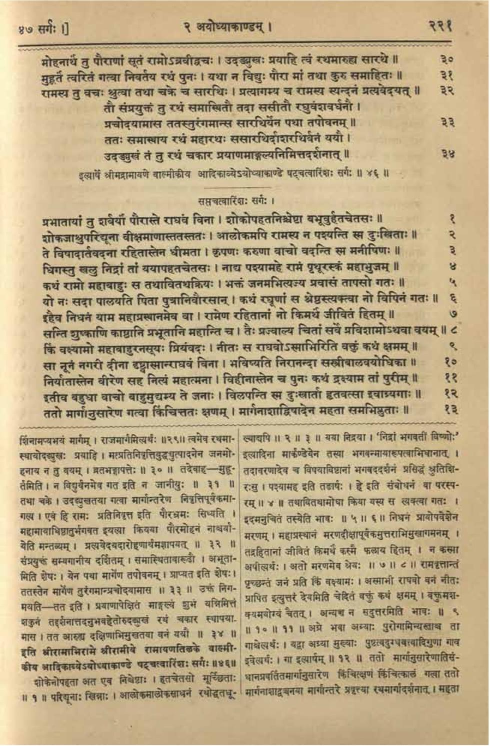
#> input picture Format-2/9037_0255.jpg, 979 x 1492 px (shown at 1/2 size)
$ python split_image.py   (older library calls are emulated)
#> lines starting #> are read from the running program, lines starting #| are printed output that depends on the picture; after the words box and inside, x2 and y2 are one past the last pixel; in counts of white or black regions, pixels touching at a corner belong together
# [52 lines of commented-out code are left out]


import cv2
import numpy as np

# Load image, grayscale, Gaussian blur, Otsu's threshold
image = cv2.imread(r'Format-2/9037_0255.jpg')
#> image is the input picture: shape (1492, 979, 3); mean B, G, R 135.4, 169.9, 187.6
#image = cv2.imread(r'Format-2/IMG-20230212-WA0008_1_1.jpg')
gray = cv2.cvtColor(image, cv2.COLOR_BGR2GRAY)
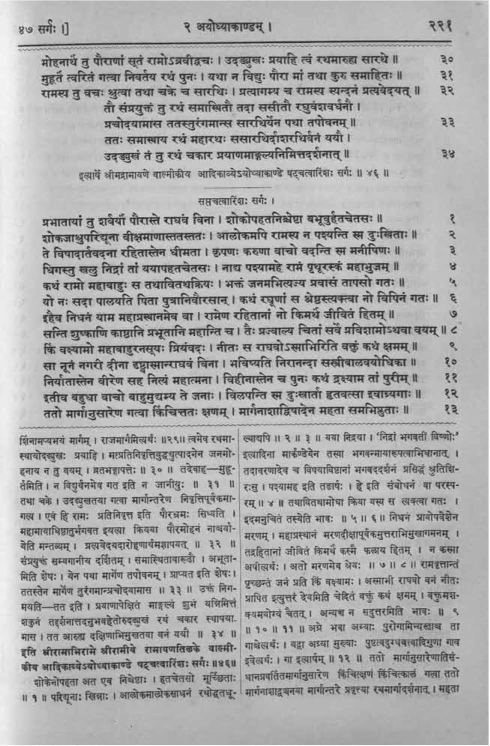
#> gray: shape (1492, 979) (shown at 1/2 size); min 3, max 254, mean 171.3
blur = cv2.GaussianBlur(gray, (7,7), 0)
thresh = cv2.threshold(blur, 0, 255, cv2.THRESH_BINARY_INV + cv2.THRESH_OTSU)[1]
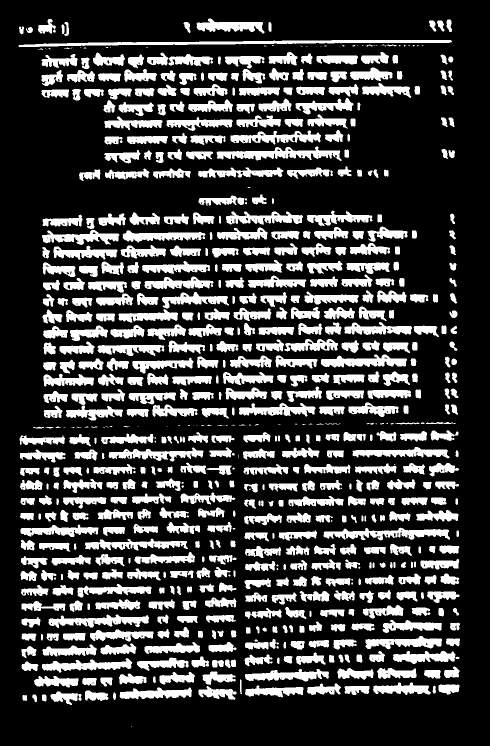
#> thresh: shape (1492, 979) (shown at 1/2 size); 24.5% white; 695 white regions (92 under 20 px), largest, box (x1, y1, x2, y2) and area: (37, 80, 904, 94) 5082, (433, 293, 683, 322) 3494, (647, 1055, 900, 1081) 3300

# Create rectangular structuring element and dilate
kernel = cv2.getStructuringElement(cv2.MORPH_RECT, (5,5))
dilate = cv2.dilate(thresh, kernel, iterations=4)
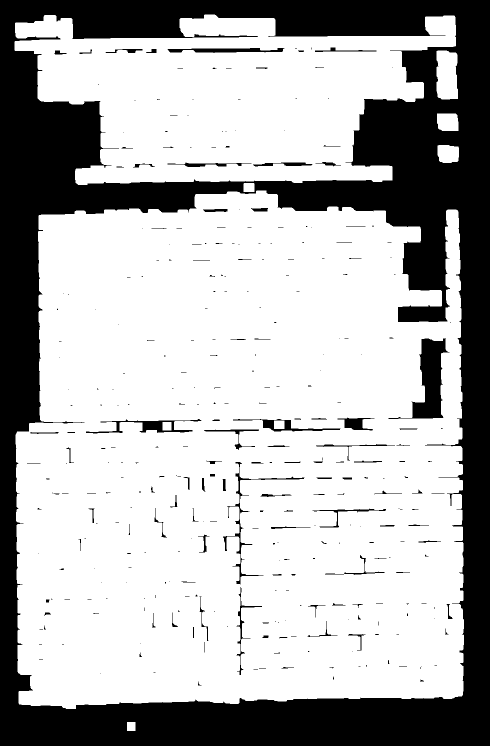
#> dilate: shape (1492, 979) (shown at 1/2 size); 69.9% white; 329 black regions (222 under 20 px)

# Find contours and draw rectangle
cnts = cv2.findContours(dilate, cv2.RETR_EXTERNAL, cv2.CHAIN_APPROX_SIMPLE)
#> cnts = 7 contours; box (x1, y1, x2, y2) and area: (31, 381, 928, 1418) 838790, (29, 29, 912, 370) 196491, (873, 101, 916, 199) 3710, (874, 227, 917, 262) 1351, (875, 290, 918, 326) 1328, (487, 366, 509, 384) 356, (254, 1444, 271, 1462) 272
cnts = cnts[0] if len(cnts) == 2 else cnts[1]

count = 1
for c in cnts:
    x,y,w,h = cv2.boundingRect(c)
    print(x,y,w,h)
    #cv2.rectangle(image, (x, y), (x + w, y + h), (36,255,12), 2)
    cropped = image[y:(y+h), x:(x+w)]
    #cv2.imshow("cropped", cropped)
    cv2.imwrite(f'Format-2/9037_0255_x{count}.jpg',cropped)
    count += 1
#> this loop made 7 passes
#> (x, y, w, h) on passes 2 to 7: (31, 381, 897, 1037), (487, 366, 22, 18), (875, 290, 43, 36), (874, 227, 43, 35), (873, 101, 43, 98), (29, 29, 883, 341)
#> (c, x, y, w, h) on pass 1: ([[254, 1444], [254, 1461], [270, 1461], [270, 1444]], 254, 1444, 17, 18)
#| 254 1444 17 18
#| 31 381 897 1037
#| 487 366 22 18
#| 875 290 43 36
#| 874 227 43 35
#| 873 101 43 98
#| 29 29 883 341
#> pass 2, `cropped = image[y:(y+h), x:(x+w)]`:
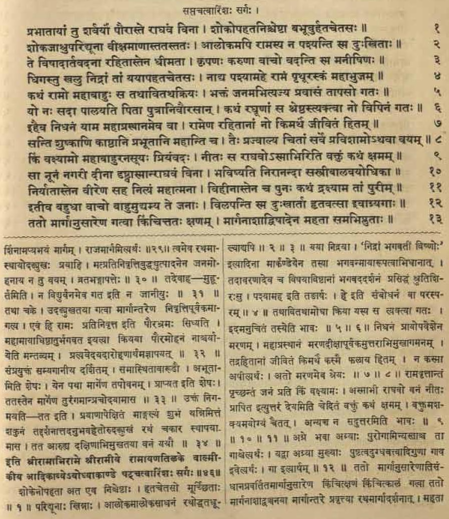
#> cropped: shape (1037, 897, 3) (shown at 1/2 size); mean B, G, R 131.7, 164.9, 180.7
#> after the loop, count = 8

# [27 lines of commented-out code are left out]

$ run again, with Format-2/IMG-20230212-WA0008_1_1.jpg copied over Format-2/9037_0255.jpg
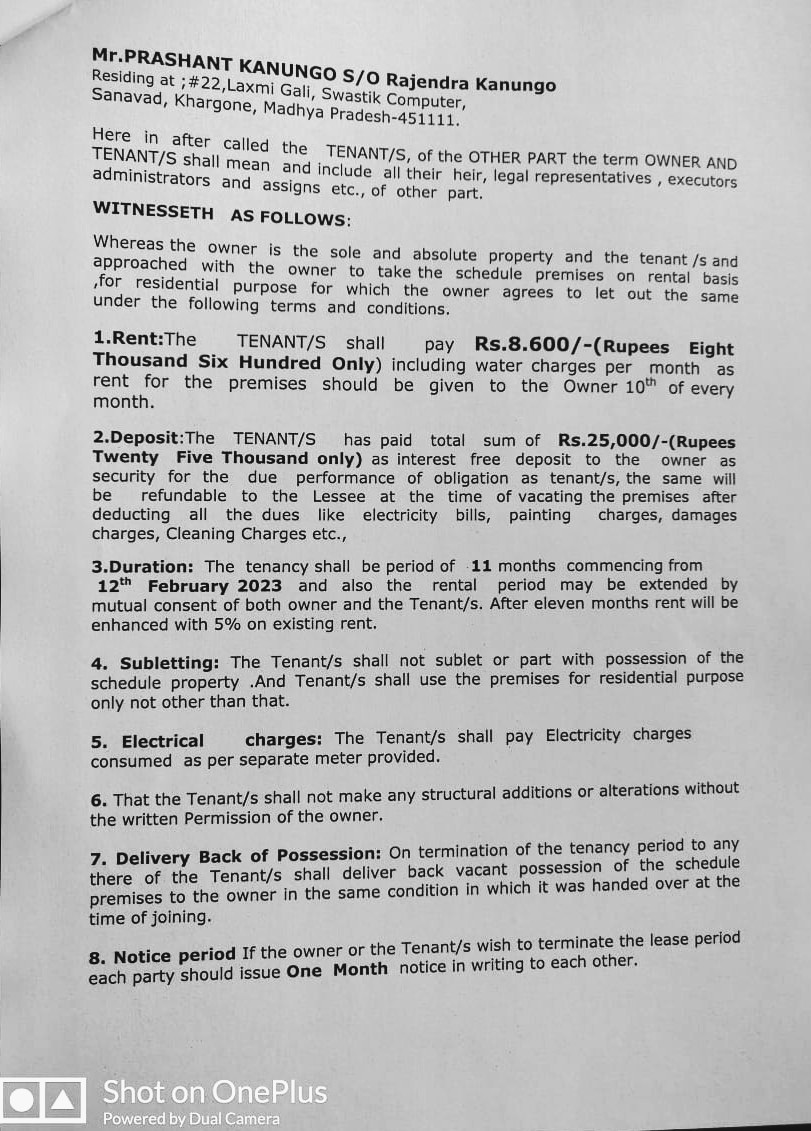
#> input picture Format-2/IMG-20230212-WA0008_1_1.jpg, 811 x 1131 px
#> image is the input picture: shape (1131, 811, 3); min 3, max 255, mean 186.6
#> `thresh = cv2.threshold(blur, 0, 255, cv2.THRESH_BINARY_INV + cv2.THRES..`:
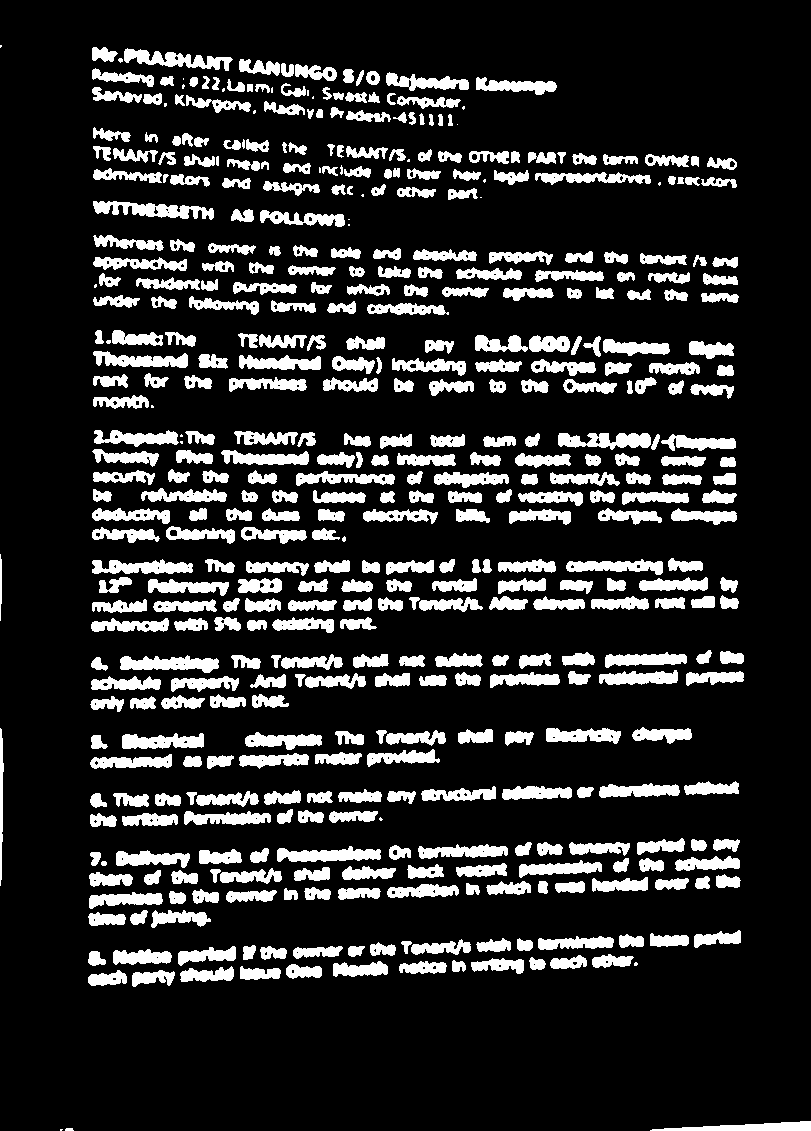
#> thresh: shape (1131, 811); 16.5% white; 468 white regions (29 under 20 px), largest, box (x1, y1, x2, y2) and area: (93, 201, 214, 220) 1211, (124, 48, 233, 71) 1130, (120, 655, 219, 673) 1126
#> dilate: shape (1131, 811); 50.6% white; 13 black regions (3 under 20 px)
#> cnts = 16 contours; largest, box (x1, y1, x2, y2) and area: (83, 422, 747, 641) 120832, (85, 227, 747, 323) 48322, (80, 830, 749, 936) 47088, (85, 322, 742, 417) 46118, (85, 119, 745, 235) 41312
#> the loop `for c in cnts:` made 16 passes
#> (x, y, w, h) on passes 1 to 8: (52, 1120, 30, 11), (642, 1113, 169, 18), (80, 922, 669, 73), (80, 830, 669, 106), (82, 773, 665, 62), (0, 720, 12, 174), (82, 719, 618, 58), (82, 642, 670, 78)
#> (printed output is left out)
#> pass 3, `cropped = image[y:(y+h), x:(x+w)]`:
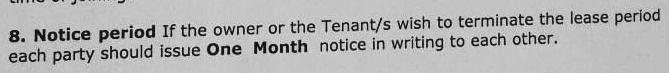
#> cropped: shape (73, 669, 3); min 8, max 237, mean 177.2
#> after the loop `for c in cnts:`: count = 17
